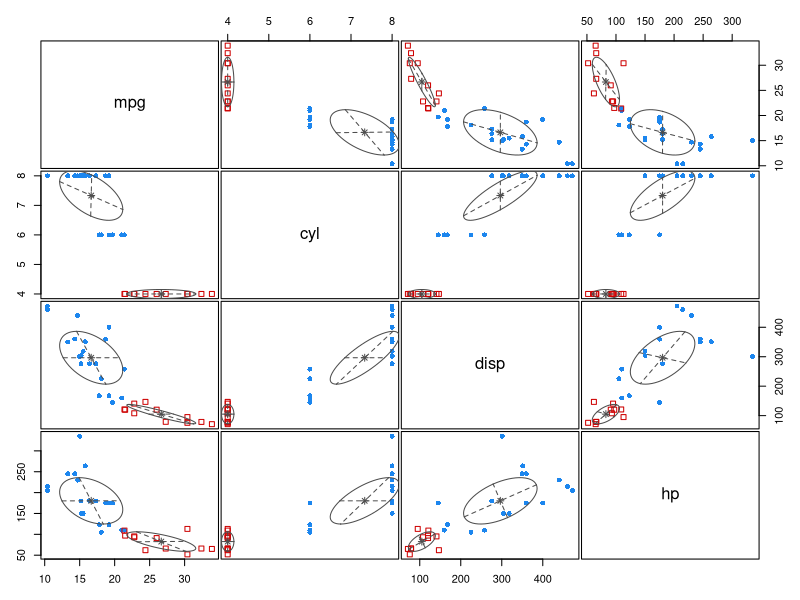
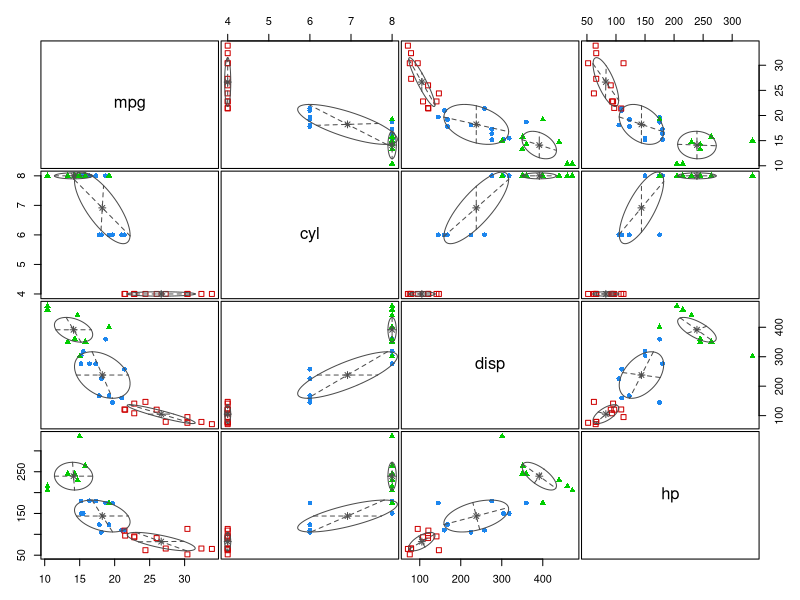
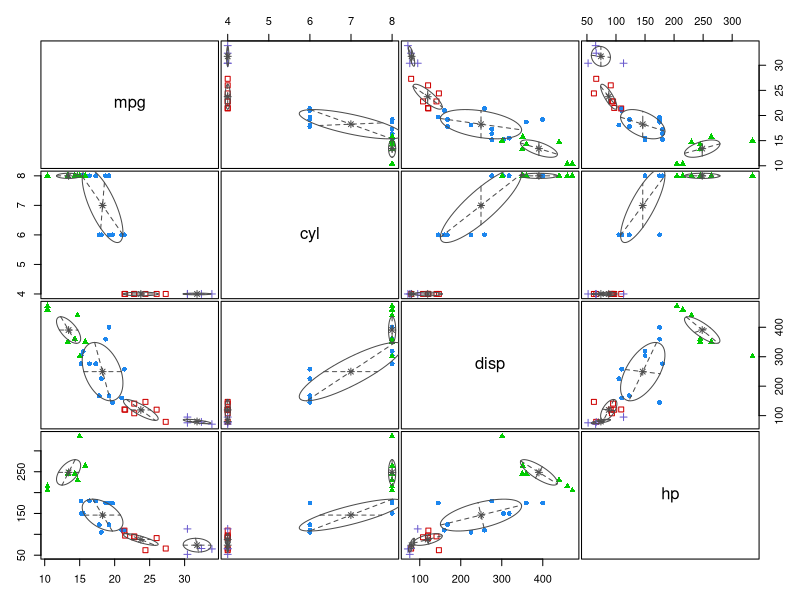
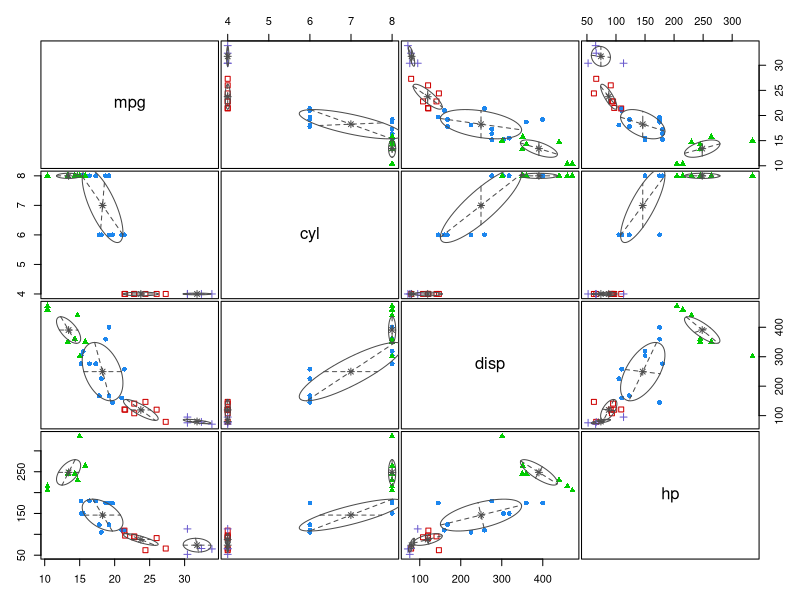
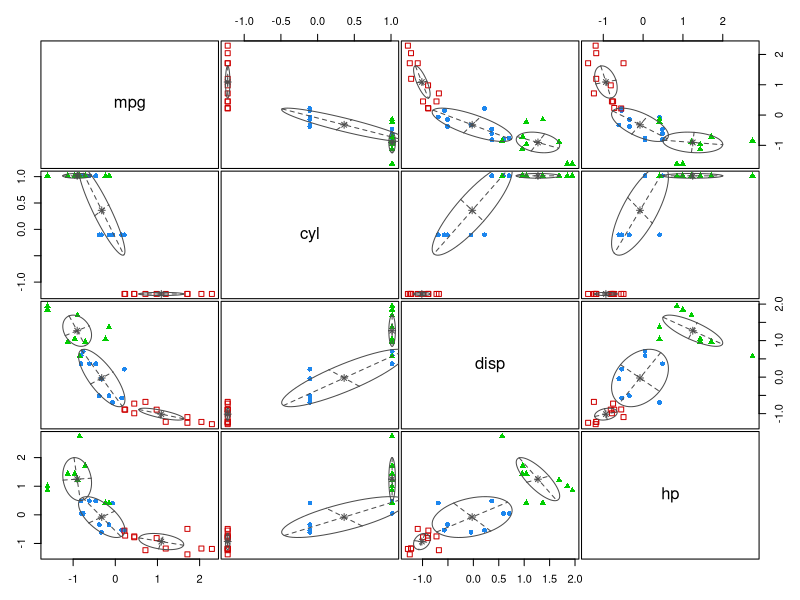
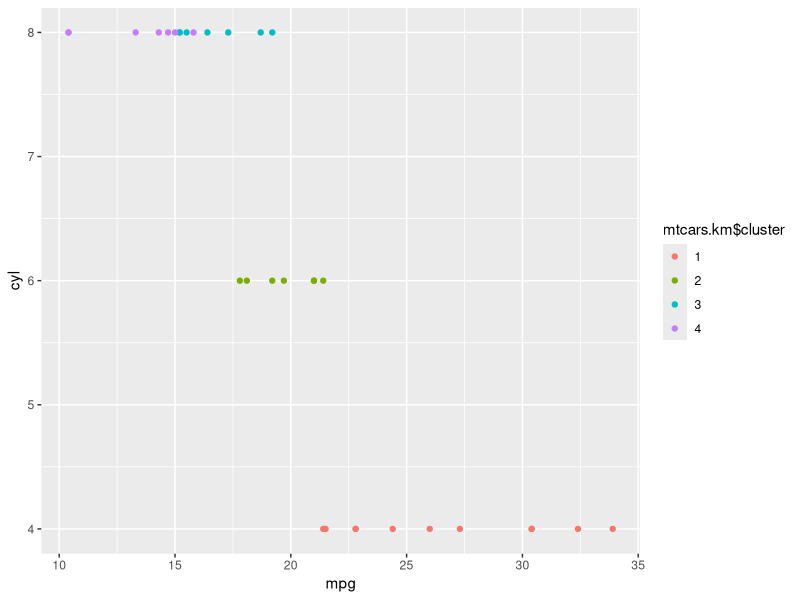
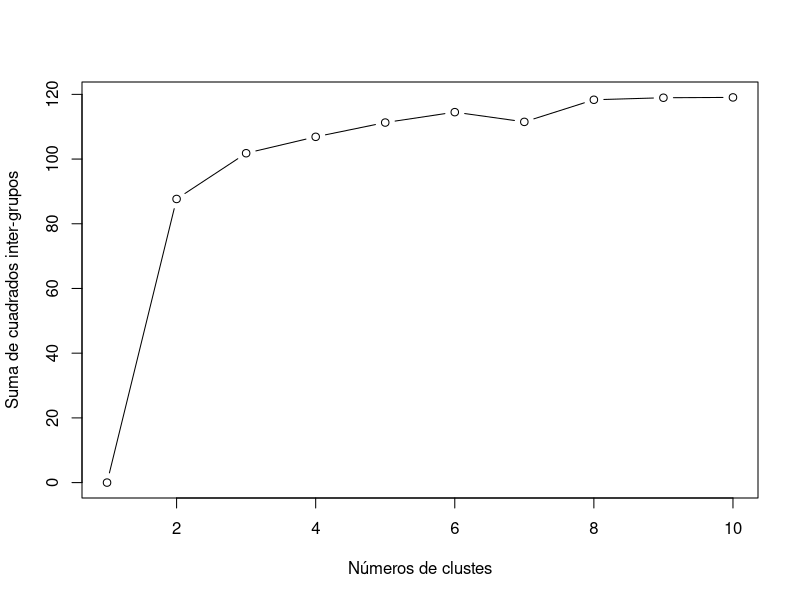
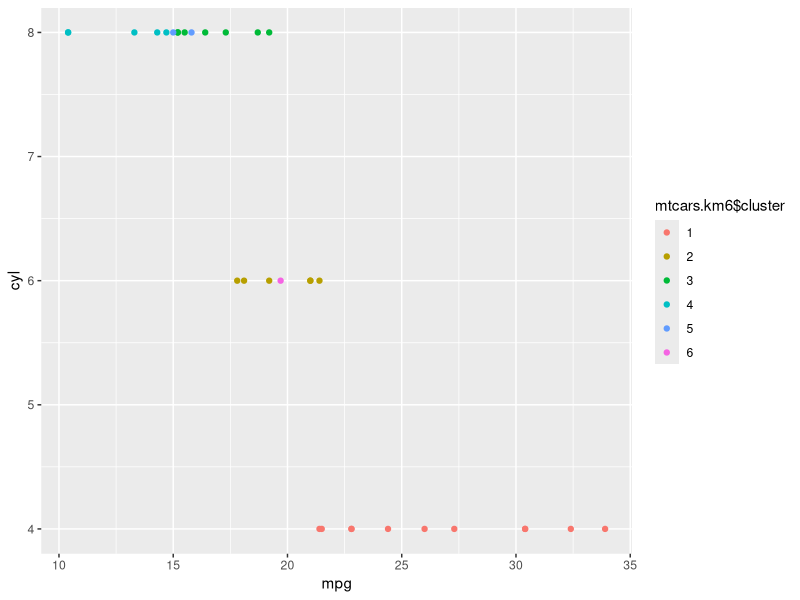

R code for these plots, in order:
## ---- chunk 1
# install.packages("mclust")
## ---- chunk 2
data("mtcars")
mtcars
## ---- chunk 3
# Agrego las marcas como columna, por si es necesario utilizar mas adelante pero no lo usamos
cars<-subset(mtcars)
cars$names <- rownames(cars)
cars
## ---- chunk 4
# Observamos la dimensión del dataset:
dim(mtcars)
## ---- chunk 5
# El nombre de las columnas:
names(mtcars)
## ---- chunk 6
rownames(mtcars)
## ---- chunk 7
# La estructura de los datos:
str(mtcars)
## ---- chunk 8
# Las principales medidas de la muestra:
summary(mtcars)
## ---- chunk 9
# Mclust comes with a method of hierarchical clustering. 
library(mclust)
# initialize 3 different classes.
initialk <- mclust::hc(data = mtcars, modelName = "EII") #EDDA , EII
initialk <- mclust::hclass(initialk, 3)
## ---- chunk 10
# Select 4 variables and look for two distinct groups.
mcl.model2 <- Mclust(mtcars[, 1:4], 2)
# Plot our results.
plot(mcl.model2, what = "classification", main = "Mclust Classification")
## ---- chunk 11
summary(mcl.model2, parameters = TRUE)
## ---- chunk 12
# Select 4 continuous variables and look for three distinct groups.
mcl.model3 <- Mclust(mtcars[, 1:4], 3)
# Plot our results.
plot(mcl.model3, what = "classification", main = "Mclust Classification")
## ---- chunk 13
summary(mcl.model3, parameters = TRUE)
## ---- chunk 14
# Select 4 continuous variables and look for four distinct groups.
mcl.model4 <- Mclust(mtcars[, 1:4], 4)
# Plot our results.
plot(mcl.model4, what = "classification", main = "Mclust Classification")
## ---- chunk 15
summary(mcl.model4, parameters = TRUE)
## ---- chunk 16
# Select 4 continuous variables.
mcl.modelx <- Mclust(mtcars[, 1:4])
# Plot our results.
plot(mcl.modelx, what = "classification", main = "Mclust Classification")
## ---- chunk 17
summary(mcl.modelx)
## ---- chunk 18
mtcars.normal = as.data.frame(scale(mtcars[,1:4]))
## ---- chunk 19
# Select 4 continuous variables.
mcl.normal_modelx <- Mclust(mtcars.normal[, 1:4])
# Plot our results.
plot(mcl.normal_modelx, what = "classification", main = "Mclust Classification")
## ---- chunk 20
summary(mcl.normal_modelx)
## ---- chunk 21
mtcars[,1:4]
## ---- chunk 22
mtcars.normal = as.data.frame(scale(mtcars[,1:4]))
## ---- chunk 23
set.seed(5)
mtcars.km <- kmeans(mtcars.normal[, 1:4], centers = 4)
mtcars.km
## ---- chunk 24
# centros:
mtcars.km$centers
## ---- chunk 25
# Inercia total:
mtcars.km$totss
## ---- chunk 26
# Inercia entre grupos:
mtcars.km$betweenss
## ---- chunk 27
# Inercia intra-grupos:
mtcars.km$withinss
## ---- chunk 28
table(mtcars.km$cluster, mtcars$mpg, mtcars$cyl, mtcars$disp, mtcars$hp)
## ---- chunk 29
library(ggplot2)
mtcars.km$cluster <- as.factor(mtcars.km$cluster)
ggplot(mtcars, aes(mpg, cyl, disp, hp, color = mtcars.km$cluster)) + geom_point()
## ---- chunk 30
#Vector que almacena los valores inter-grupos:
subInterg<- kmeans(mtcars.normal, centers = 1)$betweenss
## ---- chunk 31
#Vector con betweenss para cada cluster
for (i in 2:10) subInterg[i]<-kmeans(mtcars.normal, centers = i)$betweenss
## ---- chunk 32
#Graficamos los variaciones inter-grupo
plot(1:10, subInterg, type='b', xlab = "Números de clustes", ylab = "Suma de cuadrados inter-grupos")
## ---- chunk 33
set.seed(5)
mtcars.km6 <- kmeans(mtcars.normal[, 1:4], centers = 6)
mtcars.km6
## ---- chunk 34
table(mtcars.km6$cluster, mtcars$mpg, mtcars$cyl, mtcars$disp, mtcars$hp)
## ---- chunk 35
library(ggplot2)
mtcars.km6$cluster <- as.factor(mtcars.km6$cluster)
ggplot(mtcars, aes(mpg, cyl, disp, hp, color = mtcars.km6$cluster)) + geom_point()
